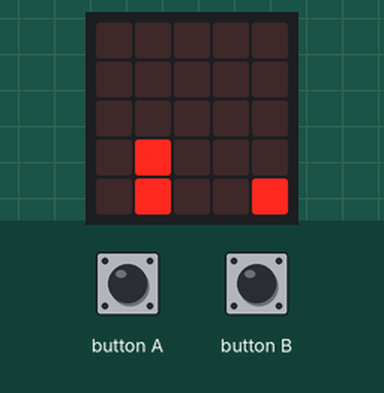
Bench run of a program on a simulated BBC micro:bit (MakeCode). On the bench: the board's 5×5 LED display. The test bench sets the inputs (shaded band).

Above: at 1.2 s.
1.3 s: button A pressed for 0.15 s
At 1.9 s:
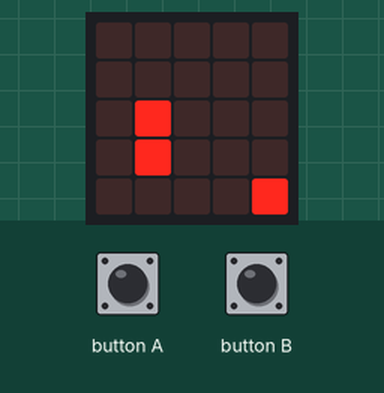
3.9 s: button B pressed for 0.15 s
At 4.8 s:
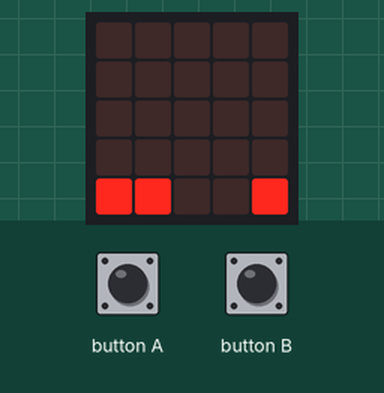
Timing chart, 0 to 6.9 s (numbered marks = the images above; inputs shaded):
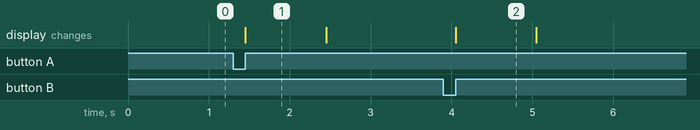

Measured:
- after the input at 1.3 s, the display: changes after 0.15 s (image 1)
- after the input at 3.9 s, the display: changes after 0.15 s (image 2)
- what the display in image 1 shows lasts 1.0 s, from 1.5 s to 2.5 s

The program:

main.ts
```typescript
input.onButtonPressed(Button.A, function () {
    jugadorArriba.change(LedSpriteProperty.Y, -1)
    jugadorAbajo.change(LedSpriteProperty.Y, -1)
    basic.pause(1000)
    jugadorArriba.change(LedSpriteProperty.Y, 1)
    jugadorAbajo.change(LedSpriteProperty.Y, 1)
})
input.onButtonPressed(Button.B, function () {
    jugadorArriba.change(LedSpriteProperty.X, -1)
    jugadorArriba.change(LedSpriteProperty.Y, 1)
    basic.pause(1000)
    jugadorArriba.change(LedSpriteProperty.X, 1)
    jugadorArriba.change(LedSpriteProperty.Y, -1)
})
let jugadorAbajo: game.LedSprite = null
let jugadorArriba: game.LedSprite = null
jugadorArriba = game.createSprite(1, 3)
jugadorAbajo = game.createSprite(1, 4)
let objeto = game.createSprite(4, 4)
basic.forever(function () {
    objeto.change(LedSpriteProperty.X, 1)
    basic.pause(1000)
})
```

test.ts
```typescript
// aquí va el archivo "tests"; esto no se compilará cuando este paquete se utilice como una extensión.
```
